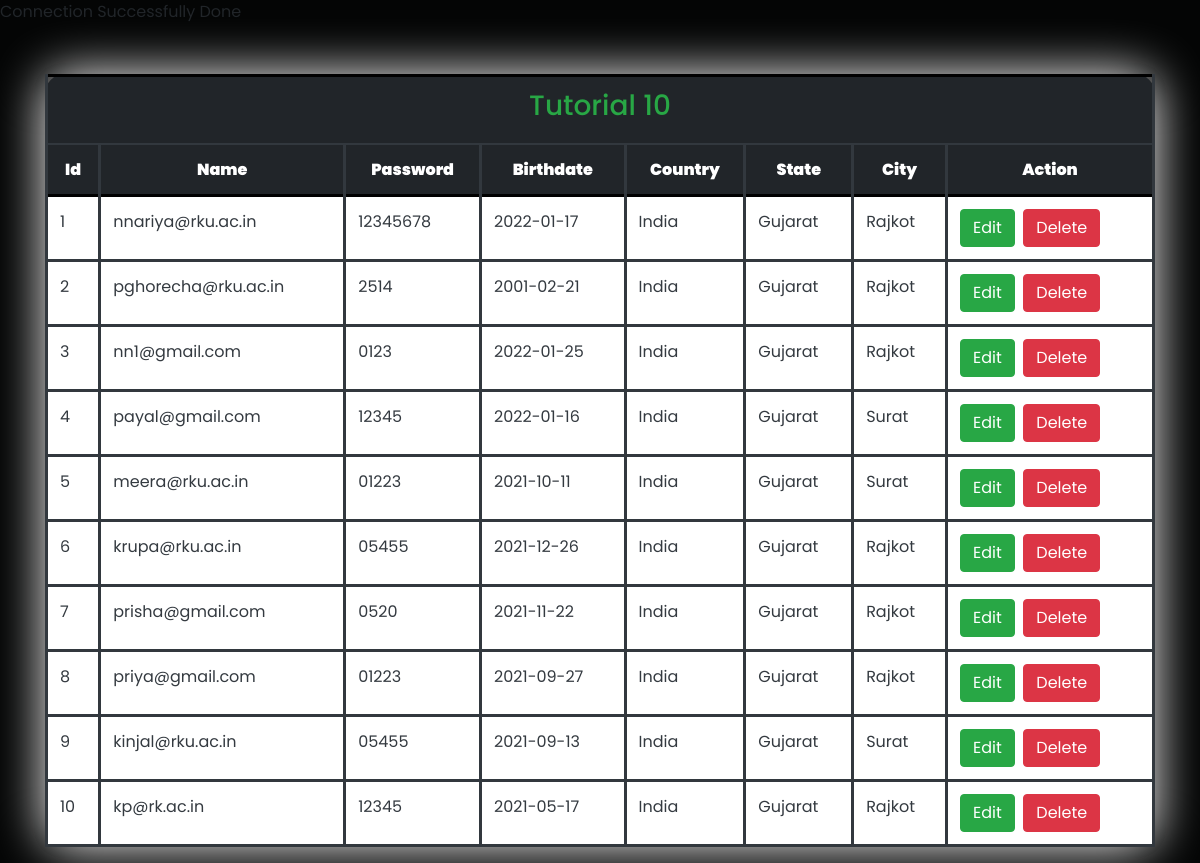
Page /tutorials/tutorial10/index.php on the committed database.
### tables this page shows
CREATE TABLE `users` (
  `id` bigint(20) NOT NULL,
  `username` varchar(50) NOT NULL,
  `password` varchar(20) NOT NULL,
  `birthday` date NOT NULL,
  `country` varchar(30) NOT NULL,
  `state` varchar(30) NOT NULL,
  `city` varchar(30) NOT NULL
);

### tutorials/tutorial10/index.php (the view, shortened to what this page needs)
<?php
    require 'connect.php';
?>
<!DOCTYPE html>
<html lang="en">
<head>
    <link rel="stylesheet" href="https://maxcdn.bootstrapcdn.com/bootstrap/4.0.0/css/bootstrap.min.css">
    <link rel="stylesheet" type="text/css" href="../css/style.css">
</head>
<body bgcolor="black">
<div class="container">
 <table  class="table table-hover table-dark text-white" border="5" align="center" style="width:100%;" "height:100%;">
  <thead>
  <tr align="center" >
    <th colspan="12" style="margin-top:20px;" class="text-success text-center"><b><h3>Tutorial 10</h3></b> </th>
  </tr>
  </thead>
  <thead >
    <tr>
      <th style="text-align:center" ><b>Id</b></th>
      <th style="text-align:center" ><b>Name</b></th>
      <th style="text-align:center" ><b>Password</b></th>
      <th style="text-align:center" ><b>Birthdate</b></th>
      <th style="text-align:center" ><b>Country</b></th>
      <th style="text-align:center" ><b>State</b></th>
      <th style="text-align:center" ><b>City</b></th>
      <th style="text-align:center" ><b>Action</b></th>
    </tr>
  </thead>
  <?php
            $sql = "select id,username,password,birthday,country,state,city from users";
    		$result = $db->query($sql);
            while ($row = $result->fetch_assoc())
            {
            ?>
        <tbody class="table table-dark text-dark">
            <tr>
                    <td><?=$row['id']?></td>
                    <td><?=$row['username']?></td>
                    <td><?=$row['password']?></td>
                    <td><?=$row['birthday']?></td>
                    <td><?=$row['country']?></td>
                    <td><?=$row['state']?></td>
                    <td><?=$row['city']?></td>
                    <td>
                        <a href="" ><button type="button" class="btn btn-success">Edit</button></a>&nbsp;
                        <a href=""><button type="button" id="btn8" class="btn btn-danger">Delete</button>
                    </td>
            </tr>
        </tbody>
            <?php
            	}
            ?>
    	</table>
    </div>
</body>
</html>

### tutorials/css/style.css (style rules this page uses)
body { font-family: 'Poppins', sans-serif; background-color: #040505 ; }
table { margin-top:50px; margin-bottom:50px; }
.table, th, td { border: 3px solid black; }

### tutorials/tutorial10/index.php (style rules this page uses)
table { color:white; max-width:100%; text-align:left; border-radius:20px; border:10px double #4caf50; margin-top:50px; margin-bottom:50px; box-shadow:0 0 50px white,0 0 10px black,0 0 10px black; border-spacing:0; }

### rows in the picture
users: id "1", username "nnariya@rku.ac.in", password "12345678", birthday "2022-01-17", country "India", state "Gujarat", city "Rajkot"
users: id "2", username "pghorecha@rku.ac.in", password "2514", birthday "2001-02-21", country "India", state "Gujarat", city "Rajkot"
users: id "3", username "nn1@gmail.com", password "0123", birthday "2022-01-25", country "India", state "Gujarat", city "Rajkot"
users: id "4", username "payal@gmail.com", password "12345", birthday "2022-01-16", country "India", state "Gujarat", city "Surat"
users: id "5", username "meera@rku.ac.in", password "01223", birthday "2021-10-11", country "India", state "Gujarat", city "Surat"
users: id "6", username "krupa@rku.ac.in", password "05455", birthday "2021-12-26", country "India", state "Gujarat", city "Rajkot"
users: id "7", username "prisha@gmail.com", password "0520", birthday "2021-11-22", country "India", state "Gujarat", city "Rajkot"
users: id "8", username "priya@gmail.com", password "01223", birthday "2021-09-27", country "India", state "Gujarat", city "Rajkot"
users: id "9", username "kinjal@rku.ac.in", password "05455", birthday "2021-09-13", country "India", state "Gujarat", city "Surat"
users: id "10", username "kp@rk.ac.in", password "12345", birthday "2021-05-17", country "India", state "Gujarat", city "Rajkot"
